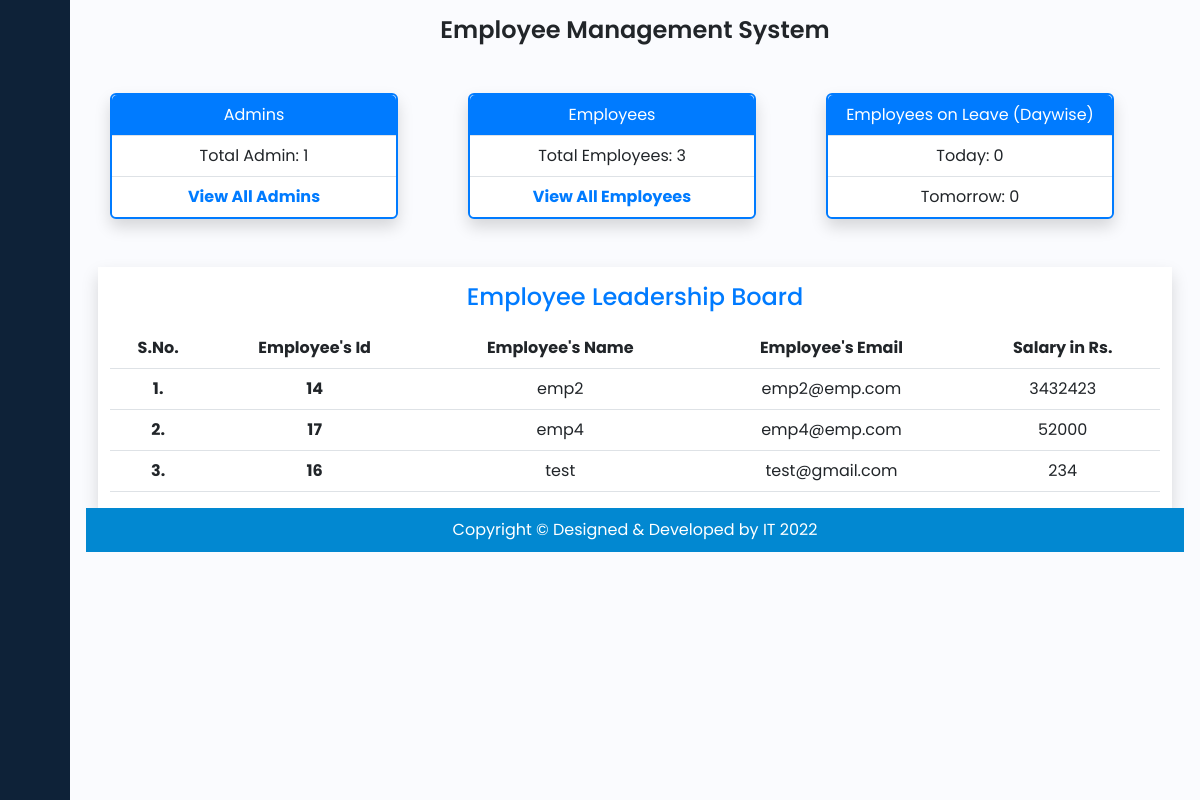
The page /admin/dashboard.php?login-success (signed in) on the database its author committed.
### tables this page shows
CREATE TABLE `employee` (
  `id` int(15) NOT NULL,
  `name` varchar(255) NOT NULL,
  `email` varchar(255) NOT NULL,
  `gender` varchar(10) DEFAULT NULL,
  `dob` varchar(255) DEFAULT NULL,
  `password` varchar(75) NOT NULL,
  `salary` int(10) NOT NULL,
  `dp` varchar(255) NOT NULL
);

### admin/dashboard.php (the view, shortened to what this page needs)
<?php
require_once "include/header.php";
?>
<?php
require_once "../connection.php";
$today_leave = 0;
$tomorrow_leave = 0;
$i = 1;
$select_admins = "SELECT * FROM admin";
$total_admins = mysqli_query($conn, $select_admins);
$select_emp = "SELECT * FROM employee";
$total_emp = mysqli_query($conn, $select_emp);
$sql_highest_salary = "SELECT * FROM employee ORDER BY salary DESC";
$emp_ = mysqli_query($conn, $sql_highest_salary);
?>
<div class="container">
    <div class="row mt-5">
        <div class="col-4">
            <div class="card shadow" style="width: 18rem; border-color: #007bff; border-width: 2px;">
                <ul class="list-group list-group-flush">
                    <li class="list-group-item text-center" style="background-color: #007bff; color: #ffffff;">Admins</li>
                    <li class="list-group-item">Total Admin: <?php echo mysqli_num_rows($total_admins); ?> </li>
                    <li class="list-group-item text-center"><a href="manage-admin.php" style="color: #007bff; text-decoration: none;"><b>View All Admins</b></a></li>
                </ul>
            </div>
        </div>
        <div class="col-4">
            <div class="card shadow" style="width: 18rem; border-color: #007bff; border-width: 2px;">
                <ul class="list-group list-group-flush">
                    <li class="list-group-item text-center" style="background-color: #007bff; color: #ffffff;">Employees</li>
                    <li class="list-group-item">Total Employees: <?php echo mysqli_num_rows($total_emp); ?></li>
                    <li class="list-group-item text-center"><a href="manage-employee.php" style="color: #007bff; text-decoration: none;"><b>View All Employees</b></a></li>
                </ul>
            </div>
        </div>
        <div class="col-4">
            <div class="card shadow" style="width: 18rem; border-color: #007bff; border-width: 2px;">
                <ul class="list-group list-group-flush">
                    <li class="list-group-item text-center" style="background-color: #007bff; color: #ffffff;">Employees on Leave (Daywise)</li>
                    <li class="list-group-item">Today: <?php echo $today_leave; ?></li>
                    <li class="list-group-item">Tomorrow: <?php echo $tomorrow_leave; ?></li>
                </ul>
            </div>
        </div>
    </div>
    <div class="row mt-5 bg-white shadow">
        <div class="col-12">
            <div class="text-center my-3">
                <h4 style="color: #007bff;">Employee Leadership Board</h4>
            </div>
            <table class="table table-hover">
                <thead>
                    <tr style="background-color: #007bff; color: #ffffff;">
                        <th scope="col">S.No.</th>
                        <th scope="col">Employee's Id</th>
                        <th scope="col">Employee's Name</th>
                        <th scope="col">Employee's Email</th>
                        <th scope="col">Salary in Rs.</th>
                    </tr>
                </thead>
                <tbody>
                    <?php while ($emp_info = mysqli_fetch_assoc($emp_)) {
                        $emp_id = $emp_info["id"];
                        $emp_name = $emp_info["name"];
                        $emp_email = $emp_info["email"];
                        $emp_salary = $emp_info["salary"];
                    ?>
                        <tr>
                            <th><?php echo "$i. "; ?></th>
                            <th><?php echo $emp_id; ?></th>
                            <td><?php echo $emp_name; ?></td>
                            <td><?php echo $emp_email; ?></td>
                            <td><?php echo $emp_salary; ?></td>
                        </tr>
                    <?php
                        $i++;
                    } ?>
                </tbody>
            </table>
        </div>
    </div>
</div>
<?php
require_once "include/footer.php";
?>

### resorce/csss/style.css (style rules this page uses)
a { text-decoration: none; }
li { list-style: none; }
body { font-family: 'Poppins', sans-serif; }

### rows shown on the page
employee: id "14", name "emp2", email "emp2@emp.com", salary "3432423"
employee: id "17", name "emp4", email "emp4@emp.com", salary "52000"
employee: id "16", name "test", email "test@gmail.com", salary "234"

### other values the page prints
mysqli_num_rows($total_admins) "1"
mysqli_num_rows($total_emp) "3"
$today_leave "0"
$tomorrow_leave "0"
